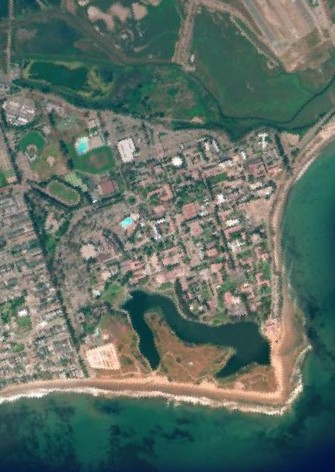
#> input picture data/webreg_1.jpg, 335 x 472 px, given in place of mms.jpg, which was not available
$ python mm_color_select.py   (older library calls are emulated)
#> lines starting #> are read from the running program, lines starting #| are printed output that depends on the picture; pictures that were not available may be replaced by others from this repository, and a replacement may not be noted
# Based on a blog post by Steve Eddins:
# http://blogs.mathworks.com/steve/2010/12/23/two-dimensional-histograms/

from skimage import io, color, exposure
import numpy as np


url = 'http://blogs.mathworks.com/images/steve/2010/mms.jpg'

import os
if not os.path.exists('mm.jpg'):
    print("Downloading M&M's...")
    from urllib.request import urlretrieve
    urlretrieve(url, 'mm.jpg')


mm = io.imread('mm.jpg')
#> mm is the input picture: shape (472, 335, 3); mean R, G, B 93.9, 110, 100.6
mm_lab = color.rgb2lab(mm)
#> mm_lab: shape (472, 335, 3) float64; mean of channels 0, 1, 2 44.8, -7.1, 3.6
L, a, b = mm_lab.T
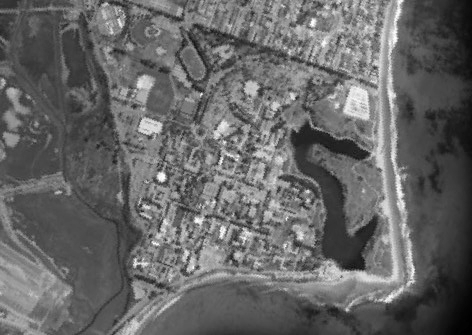
#> L: shape (335, 472) float64; min 7.56, max 99.88, mean 44.8; drawn with min black and max white
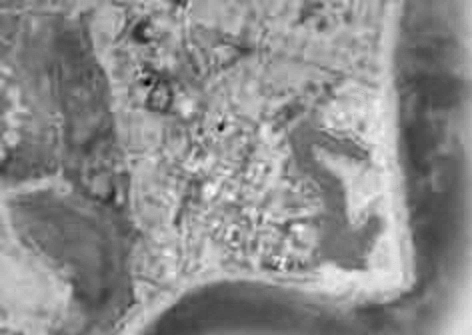
#> a: shape (335, 472) float64; min -43.7, max 22.44, mean -7.1; drawn with min black and max white
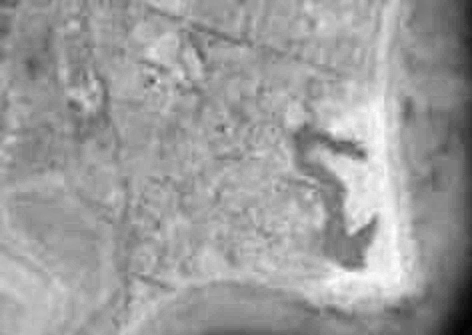
#> b: shape (335, 472) float64; min -32.14, max 25.54, mean 3.6; drawn with min black and max white

left, right = -100, 100
bins = np.arange(left, right)
#> (the run stopped early here; a loop or call above may not have finished)

$ run again, on data/window.jpg
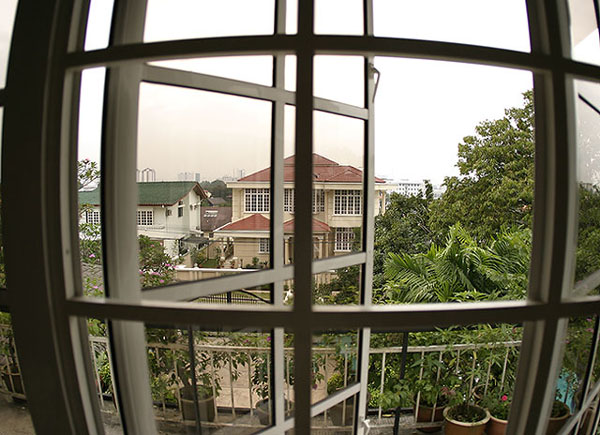
#> input picture data/window.jpg, 600 x 435 px, given in place of mms.jpg, which was not available
#> mm is the input picture: shape (435, 600, 3); mean R, G, B 117.3, 113.5, 96.6
#> mm_lab: shape (435, 600, 3) float64; mean of channels 0, 1, 2 45.7, -1.4, 10.2
#> `L, a, b = mm_lab.T`:
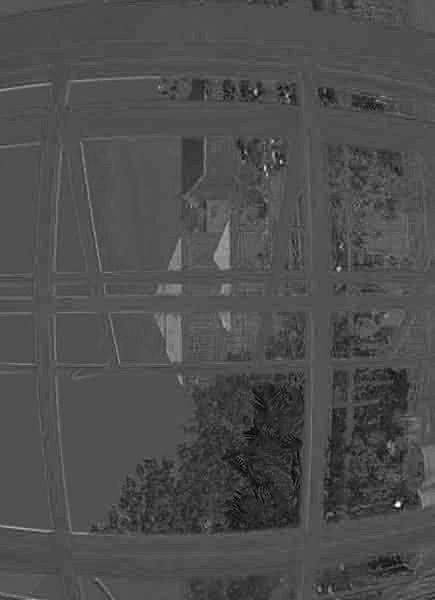
#> a: shape (600, 435) float64; min -28.98, max 61.15, mean -1.4; drawn with min black and max white
#> `L, a, b = mm_lab.T`:
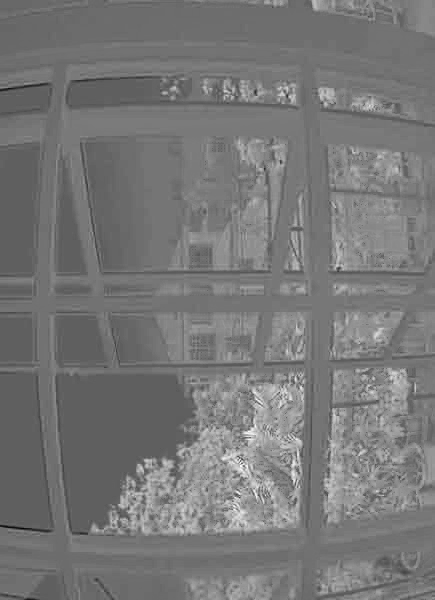
#> b: shape (600, 435) float64; min -40.36, max 67.46, mean 10.2; drawn with min black and max white
